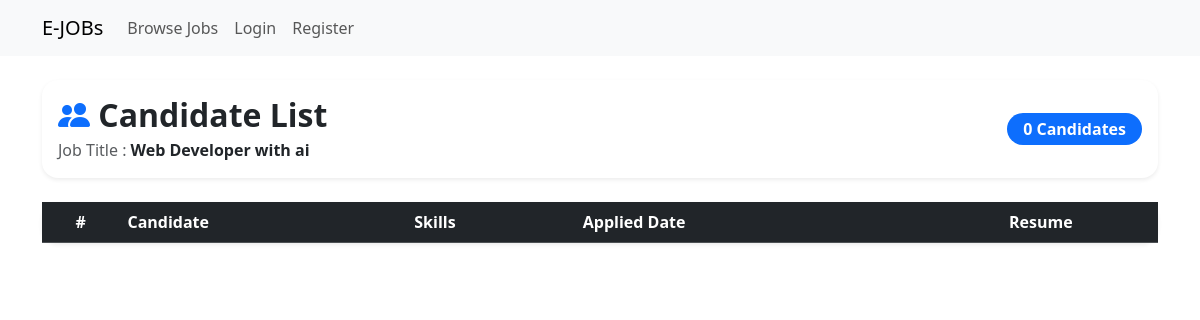
Before: /candidate-list/1/ with the older database file.
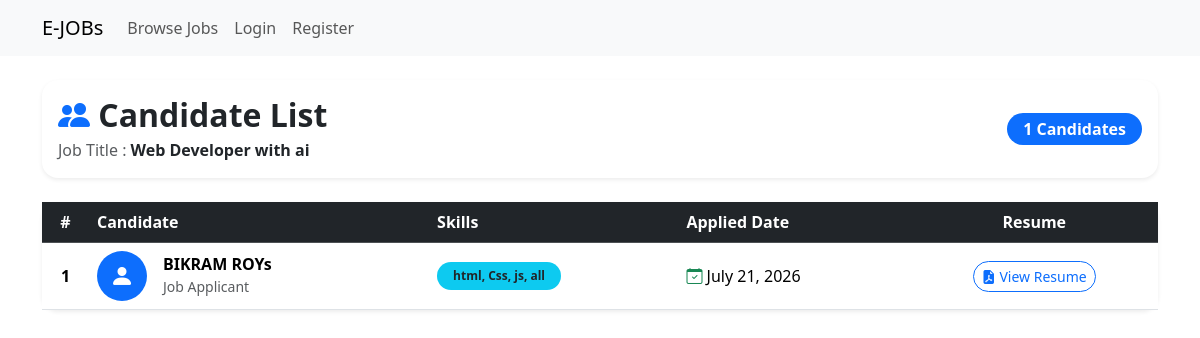
After: the same page with the newer database file.
### jobportal/models.py (models this page shows, shortened)
class ApplyJobModel(models.Model):
    applied_by = models.ForeignKey(
        SeekerProfileModel,
        on_delete=models.CASCADE,
        related_name='applied_by_info',
        null=True
    )
    applied_job = models.ForeignKey(
        JobPostModel,
        on_delete=models.CASCADE,
        related_name='applied_job_info',
        null=True
    )
    resume = models.FileField(upload_to='seeker_resume', null=True)
    applied_at = models.DateField(auto_now_add=True, null=True)

class SeekerProfileModel(models.Model):
    seeker = models.OneToOneField(
        User,
        on_delete=models.CASCADE,
        related_name='seeker_profile',
        null=True
    )
    name = models.CharField(max_length=200, null=True)
    address = models.TextField(null=True)
    contact = models.CharField(max_length=20, null=True)
    profile_image = models.ImageField(upload_to='seeker_image', null=True)
    skills_set = models.TextField(null=True)
    created_at = models.DateField(auto_now_add=True, null=True)
    updated_at = models.DateField(auto_now=True, null=True)

### jobportal/views.py (the view)
# urls.py: path('candidate-list/<str:id>/',candidate_list_view,name='candidate_list_view'),
def candidate_list_view(request, id):
    job_data = JobPostModel.objects.get(id=id)
    candidate_data = ApplyJobModel.objects.filter(applied_job=job_data)
    context = {
        'candidate_data': candidate_data,
        'job_data': job_data,
        'title': 'Candidate List Page',
    }
    return render(request,'candidate-list.html',context)

### jobportal/templates/candidate-list.html
{% extends 'master/base.html' %}
{% block content %}
    <div class="card border-0 shadow-sm rounded-4 mb-4">
        <div class="card-body d-flex justify-content-between align-items-center">
            <div>
                <h2 class="fw-bold mb-1">
                    <i class="bi bi-people-fill text-primary"></i>
                    Candidate List
                </h2>
                <p class="text-muted mb-0">
                    Job Title :
                    <span class="fw-semibold text-dark">
                        {{ job_data.title }}
                    </span>
                </p>
            </div>
            <span class="badge bg-primary rounded-pill fs-6 px-3 py-2">
                {{ candidate_data|length }} Candidates
            </span>
        </div>
    </div>
    <div class="card border-0 shadow-sm rounded-4">
        <div class="card-body p-0">
            <div class="table-responsive">
                <table class="table table-hover align-middle mb-0">
                    <thead class="table-dark">
                        <tr>
                            <th class="text-center">#</th>
                            <th>Candidate</th>
                            <th>Skills</th>
                            <th>Applied Date</th>
                            <th class="text-center">Resume</th>
                        </tr>
                    </thead>
                    <tbody>
                    {% for candidate in candidate_data %}
                        <tr>
                            <td class="text-center fw-bold">
                                {{ forloop.counter }}
                            </td>
                            <td>
                                <div class="d-flex align-items-center">
                                    <div class="bg-primary text-white rounded-circle d-flex justify-content-center align-items-center me-3"
                                        style="width:50px;height:50px;">
                                        <i class="bi bi-person-fill fs-4"></i>
                                    </div>
                                    <div>
                                        <h6 class="mb-0 fw-bold">
                                            {{ candidate.applied_by.name }}
                                        </h6>
                                        <small class="text-muted">
                                            Job Applicant
                                        </small>
                                    </div>
                                </div>
                            </td>
                            <td>
                                <span class="badge bg-info text-dark rounded-pill px-3 py-2">
                                    {{ candidate.applied_by.skills_set }}
                                </span>
                            </td>
                            <td>
                                <i class="bi bi-calendar-check text-success"></i>
                                {{ candidate.applied_at }}
                            </td>
                            <td class="text-center">
                                {% if candidate.resume %}
                                    <a href="{{ candidate.resume.url }}"
                                       target="_blank"
                                       class="btn btn-sm btn-outline-primary rounded-pill">
                                        <i class="bi bi-file-earmark-pdf-fill"></i>
                                        View Resume
                                    </a>
                                {% else %}
                                    <span class="badge bg-danger rounded-pill">
                                        No Resume
                                    </span>
                                {% endif %}
                            </td>
                        </tr>
                    {% endfor %}
                    </tbody>
                </table>
            </div>
        </div>
    </div>
{% endblock content %}

Changed rows visible on the page:
added ApplyJobModel: applied_by.name "BIKRAM ROYs", applied_by.skills_set "html, Css, js, all", applied_at "July 21, 2026"
Other visible differences:
{{ candidate_data|length }}: "0" → "1"
